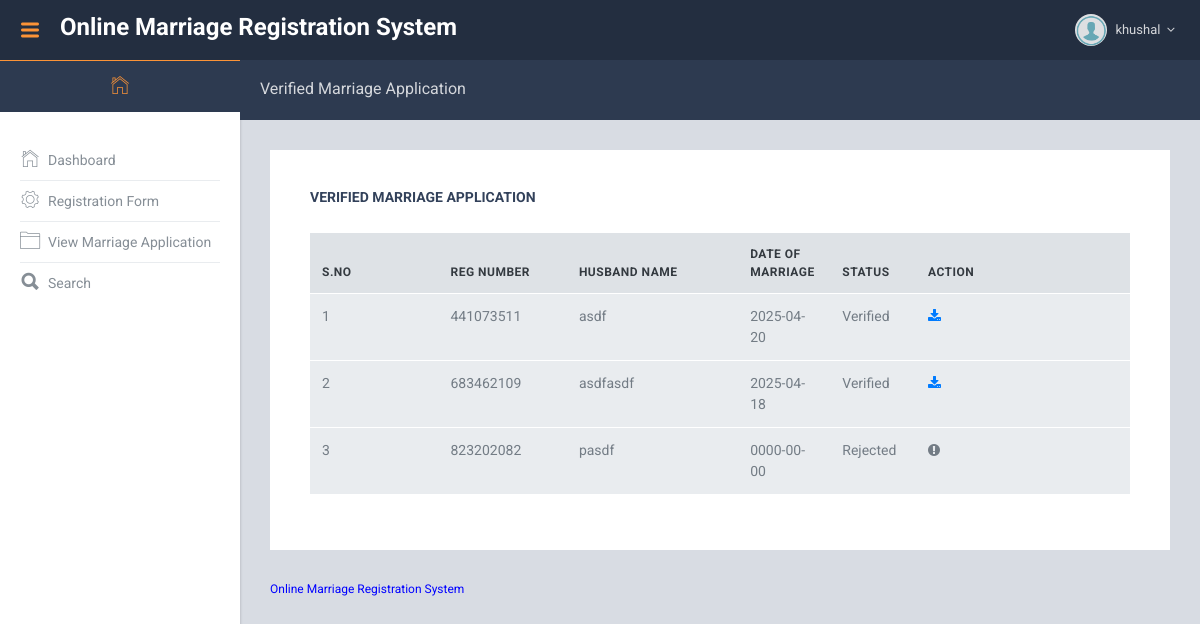
The app's page /user/status-marriage-application.php (signed in) with its own data.
### tables this page shows
CREATE TABLE `tbluser` (
  `ID` int(11) NOT NULL,
  `FirstName` varchar(50) NOT NULL,
  `LastName` varchar(50) NOT NULL,
  `MobileNumber` varchar(15) NOT NULL,
  `Address` text DEFAULT NULL,
  `Password` varchar(255) NOT NULL
);

CREATE TABLE `tblregistration` (
  `ID` int(11) NOT NULL,
  `RegistrationNumber` varchar(20) DEFAULT NULL,
  `UserID` int(11) DEFAULT NULL,
  `DateofMarriage` date DEFAULT NULL,
  `HusbandName` varchar(255) DEFAULT NULL,
  `HusImage` varchar(255) DEFAULT NULL,
  `HusbandReligion` varchar(100) DEFAULT NULL,
  `Husbanddob` date DEFAULT NULL,
  `HusbandSBM` varchar(50) DEFAULT NULL,
  `HusbandAdd` text DEFAULT NULL,
  `HusbandZipcode` varchar(10) DEFAULT NULL,
  `HusbandState` varchar(100) DEFAULT NULL,
  `HusbandAdharno` varchar(12) DEFAULT NULL,
  `WifeName` varchar(255) DEFAULT NULL,
  `WifeImage` varchar(255) DEFAULT NULL,
  `WifeReligion` varchar(100) DEFAULT NULL,
  `Wifedob` date DEFAULT NULL,
  `WifeSBM` varchar(50) DEFAULT NULL,
  `WifeAdd` text DEFAULT NULL,
  `WifeZipcode` varchar(10) DEFAULT NULL,
  `WifeState` varchar(100) DEFAULT NULL,
  `WifeAdharNo` varchar(12) DEFAULT NULL,
  `WitnessNamefirst` varchar(255) DEFAULT NULL,
  `WitnessAddressFirst` text DEFAULT NULL,
  `WitnessNamesec` varchar(255) DEFAULT NULL,
  `WitnessAddresssec` text DEFAULT NULL,
  `WitnessNamethird` varchar(255) DEFAULT NULL,
  `WitnessAddressthird` text DEFAULT NULL,
  `created_at` timestamp NOT NULL DEFAULT current_timestamp(),
  `Status` varchar(255) DEFAULT NULL,
  `Remark` varchar(60) NOT NULL
);

### user/status-marriage-application.php (the view, shortened to what this page needs)
<?php
include('includes/dbconnection.php');
if (strlen($_SESSION['omrsuid']==0)) {
  header('location:logout.php');
  } else{
  ?>
<!DOCTYPE html>
<html lang="en">
  <head>
    <link href="lib/font-awesome/css/font-awesome.css" rel="stylesheet">
    <link href="lib/Ionicons/css/ionicons.css" rel="stylesheet">
    <link href="lib/perfect-scrollbar/css/perfect-scrollbar.css" rel="stylesheet">
    <link href="lib/jquery-toggles/toggles-full.css" rel="stylesheet">
    <link href="lib/highlightjs/github.css" rel="stylesheet">
    <link href="lib/datatables/jquery.dataTables.css" rel="stylesheet">
    <link href="lib/select2/css/select2.min.css" rel="stylesheet">
    <link rel="stylesheet" href="css/amanda.css">
  </head>
  <body>
<?php include_once('includes/header.php');?>
<?php include_once('includes/sidebar.php');?>
    <div class="am-pagetitle">
      <h5 class="am-title">Verified Marriage Application</h5>
    </div>
    <div class="am-mainpanel">
      <div class="am-pagebody">
        <div class="card pd-20 pd-sm-40">
          <h6 class="card-body-title">Verified Marriage Application</h6>
          <div class="table-wrapper" style="padding-top: 20px">
            <table id="datatable1" class="table display responsive nowrap">
              <thead>
                <tr>
                  <th class="wd-15p">S.No</th>
                  <th class="wd-15p">Reg Number</th>
                  <th class="wd-20p">Husband Name</th>
                  <th class="wd-10p">Date of Marriage</th>
                  <th class="wd-10p">Status</th>
                  <th class="wd-25p">Action</th>
                </tr>
              </thead>
              <tbody>
                <?php
                 $uid=$_SESSION['omrsuid'];
$sql="SELECT * from tblregistration where UserID='$uid'";
$query = $dbh -> prepare($sql);
$query->execute();
$results=$query->fetchAll(PDO::FETCH_OBJ);
$cnt=1;
if($query->rowCount() > 0)
{
foreach($results as $row)
{               ?>
                <tr>
                  <td><?php echo htmlentities($cnt);?></td>
                  <td><?php  echo htmlentities($row->RegistrationNumber);?></td>
                  <td><?php  echo htmlentities($row->HusbandName);?></td>
                  <td><?php  echo htmlentities($row->DateofMarriage);?></td>
                <?php if($row->Status==""){ ?>
                     <td><?php echo "Still Pending"; ?></td>
<?php } else { ?>
                 <td><?php  echo htmlentities($row->Status);?>
                   </td>
                  <?php } ?>
                   <?php if($row->Status=="Verified"){ ?>
                  <td><a href="view-marriage-application-detail.php?viewid=<?php echo htmlentities ($row->ID);?>"><i class="fa fa-download" aria-hidden="true"></i></a></td>
                  <?php } else { ?>
                    <td><i class="fa fa-exclamation-circle"></i></td> <?php } ?>
                </tr>
              <?php $cnt=$cnt+1;}} ?>
              </tbody>
            </table>
          </div>
        </div>
      </div>
     <?php include_once('includes/footer.php');?>
    </div>
  </body>
</html>
<?php }  ?>

### user/includes/header.php (shortened to what this page needs)
 <div class="am-header">
      <div class="am-header-left">
        <a id="naviconLeft" href="" class="am-navicon d-none d-lg-flex"><i class="icon ion-navicon-round"></i></a>
        <a href="dashboard.php" class="am-logo">Online Marriage Registration System</a>
      </div>
      <div class="am-header-right">
        <div class="dropdown dropdown-profile">
          <a href="user-profile.php" class="nav-link nav-link-profile" data-toggle="dropdown">
            <img src="img/images.png" class="wd-32 rounded-circle" alt="">
            <?php
$uid=$_SESSION['omrsuid'];
$sql="SELECT FirstName,MobileNumber from  tbluser where ID=:uid";
$query = $dbh -> prepare($sql);
$query->bindParam(':uid',$uid,PDO::PARAM_STR);
$query->execute();
$results=$query->fetchAll(PDO::FETCH_OBJ);
$cnt=1;
if($query->rowCount() > 0)
{
foreach($results as $row)
{               ?>
            <span class="logged-name"><span class="hidden-xs-down"><?php  echo $row->FirstName;?></span> <i class="fa fa-angle-down mg-l-3"></i></span><?php $cnt=$cnt+1;}} ?>
          </a>
        </div>
      </div>
    </div>

### records on screen
tbluser: FirstName "khushal"
tblregistration: RegistrationNumber "441073511", HusbandName "asdf", DateofMarriage "2025-04-20", Status "Verified"
tblregistration: RegistrationNumber "683462109", HusbandName "asdfasdf", DateofMarriage "2025-04-18", Status "Verified"
tblregistration: RegistrationNumber "823202082", HusbandName "pasdf", DateofMarriage "0000-00-00", Status "Rejected"
